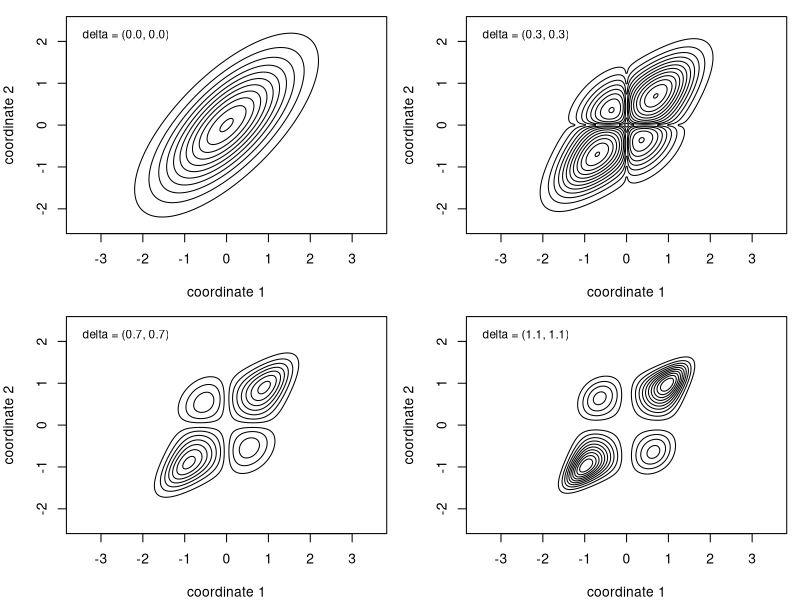
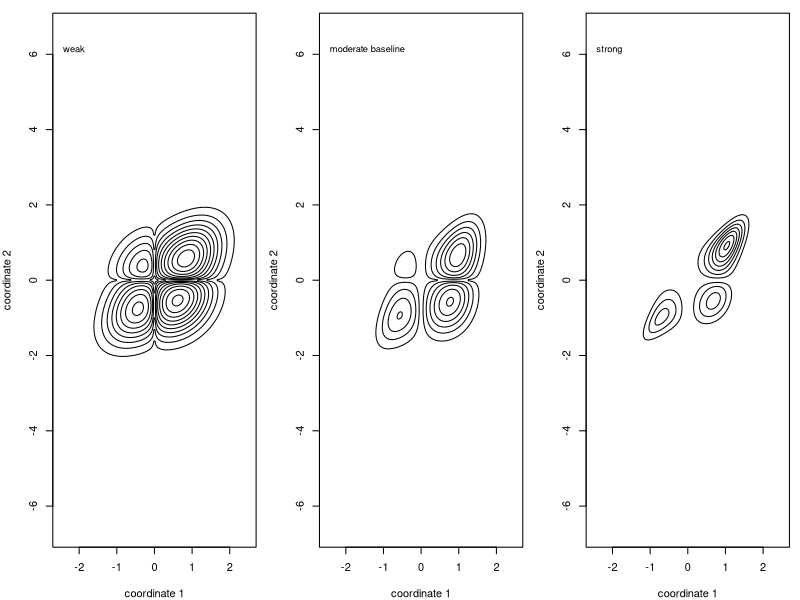

These charts were generated, in order, by the following R code:
#!/usr/bin/env Rscript

Sys.setenv(
  OMP_NUM_THREADS = "1",
  OPENBLAS_NUM_THREADS = "1",
  MKL_NUM_THREADS = "1",
  VECLIB_MAXIMUM_THREADS = "1",
  NUMEXPR_NUM_THREADS = "1"
)

dir.create("figures/monte_carlo", recursive = TRUE, showWarnings = FALSE)
dir.create("figures/pdf", recursive = TRUE, showWarnings = FALSE)
dir.create("results/explanatory_figures", recursive = TRUE, showWarnings = FALSE)

make_sigma <- function(rho, sigma = c(1, 1)) {
  matrix(
    c(
      sigma[1]^2,
      rho * sigma[1] * sigma[2],
      rho * sigma[1] * sigma[2],
      sigma[2]^2
    ),
    nrow = 2,
    byrow = TRUE
  )
}

qwarp <- function(Y, delta) {
  Y <- as.matrix(Y)
  out <- Y
  out[, 1] <- sign(Y[, 1]) * abs(Y[, 1])^(delta[1] + 1)
  out[, 2] <- sign(Y[, 2]) * abs(Y[, 2])^(delta[2] + 1)
  out
}

lambda_from_alpha <- function(alpha, Sigma) {
  A <- t(chol(Sigma))
  as.vector(solve(t(A), alpha))
}

msec_logdens_gaussian <- function(W, rho, delta, alpha, eps = 1e-12) {
  W <- as.matrix(W)
  Sigma <- make_sigma(rho)
  Tm <- qwarp(W, delta)
  Sinv <- solve(Sigma)
  u <- rowSums((Tm %*% Sinv) * Tm)
  lambda <- lambda_from_alpha(alpha, Sigma)
  eta <- as.vector(Tm %*% lambda)
  logdet <- as.numeric(determinant(Sigma, logarithm = TRUE)$modulus)

  logJ <- rowSums(
    matrix(log(delta + 1), nrow = nrow(W), ncol = 2, byrow = TRUE) +
      sweep(log(pmax(abs(W), eps)), 2, delta, "*")
  )

  -log(pi) - 0.5 * logdet - 0.5 * u + pnorm(eta, log.p = TRUE) + logJ
}

density_grid <- function(rho, delta, alpha, lim = 2.6, n = 180) {
  x <- seq(-lim, lim, length.out = n)
  y <- seq(-lim, lim, length.out = n)
  grid <- expand.grid(x, y)
  z <- exp(msec_logdens_gaussian(grid, rho = rho, delta = delta, alpha = alpha))
  list(x = x, y = y, z = matrix(z, nrow = n, ncol = n))
}

draw_panel <- function(g, label) {
  plot(
    NA, NA,
    xlim = range(g$x),
    ylim = range(g$y),
    xlab = "coordinate 1",
    ylab = "coordinate 2",
    asp = 1
  )
  contour(g$x, g$y, g$z, add = TRUE, drawlabels = FALSE, nlevels = 9)
  usr <- par("usr")
  text(
    usr[1] + 0.05 * diff(usr[1:2]),
    usr[4] - 0.06 * diff(usr[3:4]),
    labels = label,
    adj = c(0, 1),
    cex = 0.85
  )
}

save_pdf <- function(file, fun, width, height) {
  pdf(file, width = width, height = height, useDingbats = FALSE)
  on.exit(dev.off(), add = TRUE)
  fun()
}

## ------------------------------------------------------------
## first addition: delta sensitivity
## ------------------------------------------------------------

delta_cases <- data.frame(
  panel = c("a", "b", "c", "d"),
  delta1 = c(0.00, 0.30, 0.70, 1.10),
  delta2 = c(0.00, 0.30, 0.70, 1.10),
  rho = 0.70,
  alpha1 = 0,
  alpha2 = 0,
  description = c(
    "unwarped gaussian core",
    "weak symmetric warping",
    "moderate symmetric warping",
    "strong symmetric warping"
  ),
  stringsAsFactors = FALSE
)

write.csv(
  delta_cases,
  "results/explanatory_figures/delta_sensitivity_parameters.csv",
  row.names = FALSE
)

save_pdf(
  "figures/monte_carlo/delta_sensitivity_density.pdf",
  function() {
    old <- par(no.readonly = TRUE)
    on.exit(par(old), add = TRUE)
    par(mfrow = c(2, 2), mar = c(4.0, 4.0, 1.0, 0.8))

    for (i in seq_len(nrow(delta_cases))) {
      delta <- c(delta_cases$delta1[i], delta_cases$delta2[i])
      g <- density_grid(rho = 0.70, delta = delta, alpha = c(0, 0), lim = 2.4)
      draw_panel(
        g,
        paste0("delta = (", sprintf("%.1f", delta[1]), ", ", sprintf("%.1f", delta[2]), ")")
      )
    }
  },
  width = 7.2,
  height = 7.0
)

file.copy(
  "figures/monte_carlo/delta_sensitivity_density.pdf",
  "figures/pdf/delta_sensitivity_density.pdf",
  overwrite = TRUE
)

## ------------------------------------------------------------
## second addition: weak, moderate, strong scenarios
## ------------------------------------------------------------

shape_cases <- data.frame(
  scenario = c("weak", "moderate baseline", "strong"),
  rho = c(0.35, 0.35, 0.70),
  delta1 = c(0.30, 0.70, 1.00),
  delta2 = c(0.30, 0.40, 0.70),
  alpha1 = c(0.60, 1.20, 1.20),
  alpha2 = c(-0.40, -0.80, -0.80),
  description = c(
    "shallow troughs and weak modal separation",
    "baseline geometry used in the main monte carlo design",
    "pronounced troughs and stronger diagonal separation"
  ),
  stringsAsFactors = FALSE
)

shape_cases$alpha_norm <- sqrt(shape_cases$alpha1^2 + shape_cases$alpha2^2)
shape_cases$alpha_angle <- atan2(shape_cases$alpha2, shape_cases$alpha1) * 180 / pi

write.csv(
  shape_cases,
  "results/explanatory_figures/mc_shape_scenarios.csv",
  row.names = FALSE
)

save_pdf(
  "figures/monte_carlo/mc_multimodality_scenarios.pdf",
  function() {
    old <- par(no.readonly = TRUE)
    on.exit(par(old), add = TRUE)
    par(mfrow = c(1, 3), mar = c(4.0, 4.0, 1.0, 0.8))

    for (i in seq_len(nrow(shape_cases))) {
      delta <- c(shape_cases$delta1[i], shape_cases$delta2[i])
      alpha <- c(shape_cases$alpha1[i], shape_cases$alpha2[i])
      g <- density_grid(rho = shape_cases$rho[i], delta = delta, alpha = alpha, lim = 2.5)
      draw_panel(g, shape_cases$scenario[i])
    }
  },
  width = 10.0,
  height = 3.8
)

file.copy(
  "figures/monte_carlo/mc_multimodality_scenarios.pdf",
  "figures/pdf/mc_multimodality_scenarios.pdf",
  overwrite = TRUE
)

cat("written figures:\n")
cat("  figures/monte_carlo/delta_sensitivity_density.pdf\n")
cat("  figures/monte_carlo/mc_multimodality_scenarios.pdf\n")
cat("written numerical files:\n")
cat("  results/explanatory_figures/delta_sensitivity_parameters.csv\n")
cat("  results/explanatory_figures/mc_shape_scenarios.csv\n")
